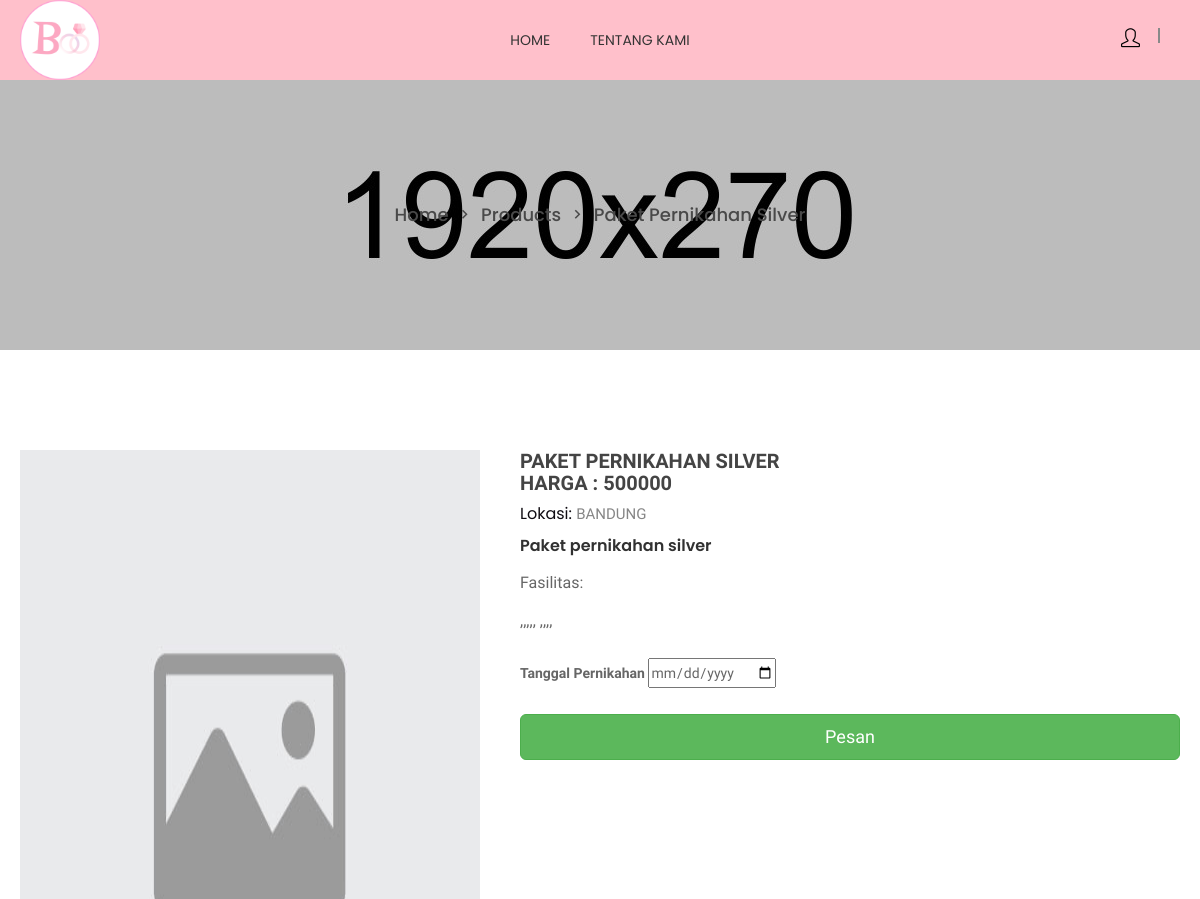
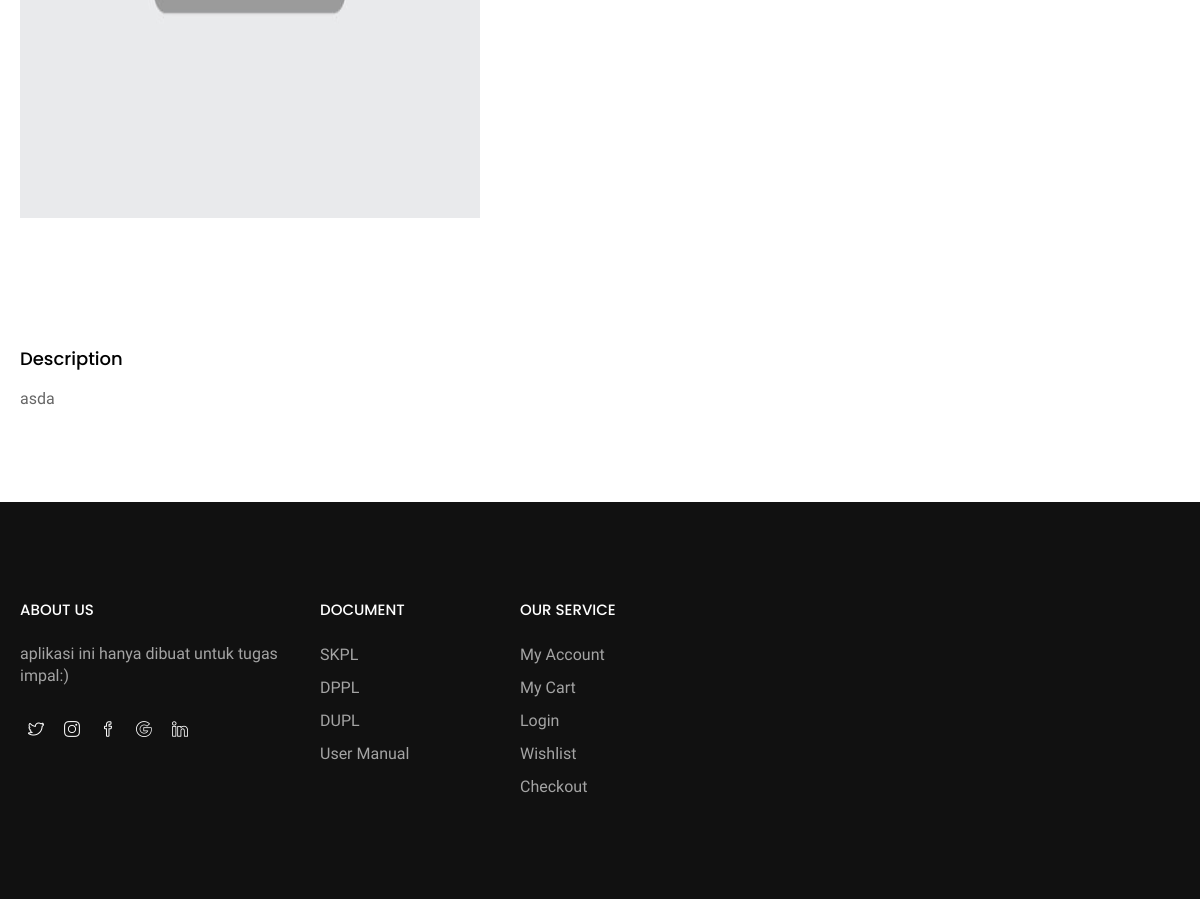
Screenshot of /customer/detailPaket/16 with the database file from the repository (2 pictures, top to bottom).
### tables this page shows
CREATE TABLE `paket` (
  `idPaket` int(11) NOT NULL,
  `namaPaket` varchar(100) NOT NULL,
  `harga` bigint(20) NOT NULL,
  `deskripsi` longtext NOT NULL,
  `gedung` varchar(20) DEFAULT NULL,
  `decoration` varchar(20) DEFAULT NULL,
  `catering` varchar(20) DEFAULT NULL,
  `cake` varchar(20) DEFAULT NULL,
  `band` varchar(20) DEFAULT NULL,
  `wo` varchar(20) DEFAULT NULL,
  `mc` varchar(20) DEFAULT NULL,
  `dokumentasi` varchar(20) DEFAULT NULL,
  `makeup` varchar(20) DEFAULT NULL,
  `idLokasi` int(11) NOT NULL,
  `gambar` varchar(500) NOT NULL
);

CREATE TABLE `lokasi` (
  `idLokasi` int(11) NOT NULL,
  `kota` varchar(30) NOT NULL
);

### application/controllers/customer.php (called while the page is built, shortened)
<?php
class customer extends CI_Controller {
    public function __construct()
	{
		$this->load->library('form_validation');
        $this->load->model('userModel');
		$this->load->model('adminModel');
	}
    public function detailPaket($id){
        $data['paket'] = $this->adminModel->getPaket($id);
        $data['lokasi'] = $this->adminModel->getLocationById($data['paket']['idLokasi']);
        $this->load->view('header');
        $this->load->view('product-details',$data);
        $this->load->view('footer');
    }
}

### index.php (called while the page is built, shortened)
<?php
require_once BASEPATH.'core/CodeIgniter.php';

### system/Helpers/url_helper.php (called while the page is built, shortened)
<?php
if ( ! function_exists('base_url'))
{
	function base_url($uri = '', $protocol = NULL)
	{
		return get_instance()->config->base_url($uri, $protocol);
	}
}

### application/models/adminModel.php (called while the page is built, shortened)
<?php
class adminModel extends CI_Model{
    public function getPaket($id){
        return $this->db->get_where('paket',array('idPaket'=>$id))->row_array();
    }
    public function getLocationById($id){
        return $this->db->get_where('lokasi',array('idLokasi'=>$id))->row_array();
    }
}?>

### system/Helpers/form_helper.php (called while the page is built, shortened)
<?php
if ( ! function_exists('set_value'))
{
	function set_value($field, $default = '', $html_escape = TRUE)
	{
		$CI =& get_instance();
		$value = (isset($CI->form_validation) && is_object($CI->form_validation) && $CI->form_validation->has_rule($field))
			? $CI->form_validation->set_value($field, $default)
			: $CI->input->post($field, FALSE);
		isset($value) OR $value = $default;
		return ($html_escape) ? html_escape($value) : $value;
	}
}

### application/views/product-details.php (the view, shortened to what this page needs)
<div class="ht__bradcaump__area" style="background: rgba(0, 0, 0, 0) url(images/bg/4.jpg) no-repeat scroll center center / cover ;">
    <div class="ht__bradcaump__wrap">
        <div class="container">
            <div class="row">
                <div class="col-xs-12">
                    <div class="bradcaump__inner">
                        <nav class="bradcaump-inner">
                          <a class="breadcrumb-item" href="<?= base_url() ?>">Home</a>
                          <span class="brd-separetor"><i class="zmdi zmdi-chevron-right"></i></span>
                          <a class="breadcrumb-item" href="">Products</a>
                          <span class="brd-separetor"><i class="zmdi zmdi-chevron-right"></i></span>
                          <span class="breadcrumb-item active"><?= $paket['namaPaket'] ?></span>
                        </nav>
                    </div>
                </div>
            </div>
        </div>
    </div>
</div>
<section class="htc__product__details bg__white ptb--100">
    <div class="htc__product__details__top">
        <div class="container">
            <div class="row">
                <div class="col-md-5 col-lg-5 col-sm-12 col-xs-12">
                    <div class="htc__product__details__tab__content">
                        <div class="product__big__images">
                            <div class="portfolio-full-image tab-content">
                                <div role="tabpanel" class="tab-pane fade in active" id="img-tab-1">
                                    <img src="<?= base_url("upload/".$paket['gambar']) ?>" alt="full-image" width="510px" height="667px">
                                </div>
                            </div>
                        </div>
                    </div>
                </div>
                <div class="col-md-7 col-lg-7 col-sm-12 col-xs-12 smt-40 xmt-40">
                    <div class="ht__product__dtl">
                        <h2><?= $paket['namaPaket'] ?></h2>
                        <h2> Harga : <?= $paket['harga'] ?></h2>
                        <h6>Lokasi: <span><?= $lokasi['kota'] ?></span></h6>
                        <ul  class="pro__prize">
                            <li><?= $paket['namaPaket'] ?></li>
                        </ul>
                        <p>Fasilitas:  </p>
                        <p class="pro__info"><?= $paket['gedung'] ?>,<?= $paket['decoration'] ?>,<?= $paket['catering'] ?>,<?= $paket['cake'] ?>,<?= $paket['band'] ?>,
                            <?= $paket['wo'] ?>,<?= $paket['mc'] ?>,<?= $paket['dokumentasi'] ?>,<?= $paket['decoration'] ?>,<?= $paket['makeup'] ?>
                        </p>
                    </div>
                    <br>
                    <form method ="post" action="<?= base_url('customer/addPesanan/'.$paket['idPaket']) ?>" >
                        <div class="single-input">
                            <label for="user-text">Tanggal Pernikahan</label>
                            <input type="date" name="tgl" value="<?= set_value('tgl') ?>">
                        </div>
                        <div>
                        <br>
                            <button type="submit" class="btn btn-success btn-lg btn-block">Pesan</button>
                        </div>
                    </form>
                </div>
            </div>
        </div>
    </div>
</section>
<section class="htc__produc__decription bg__white">
    <div class="container">
        <div class="row">
            <div class="col-xs-12">
            </div>
        </div>
        <div class="row">
            <div class="col-xs-12">
                <div class="ht__pro__details__content">
                    <div role="tabpanel" id="description" class="pro__single__content tab-pane fade in active">
                        <div class="pro__tab__content__inner">
                            <h4 class="ht__pro__title">Description</h4>
                            <p> <?= $paket['deskripsi'] ?> </p>
                        </div>
                    </div>
                </div>
            </div>
        </div>
    </div>
</section>

### assets/style.css (style rules this page uses)
.pro__prize { display: flex; justify-content: center; margin-top: 7px; }
.pro__prize li { color: #313131; font-family: 'Poppins', sans-serif; font-size: 16px; font-weight: 600; }
.ht__bradcaump__wrap { align-items: center; display: flex; height: 270px; }
.breadcrumb-item { color: #494949; font-family: "Poppins",sans-serif; font-size: 18px; font-weight: 500; text-transform: capitalize; }
.bradcaump-inner a.breadcrumb-item { font-weight: 500; }
.brd-separetor { padding: 0 10px; }
.brd-separetor i { color: #494949; font-size: 18px; }
.bradcaump__inner { text-align: center; }
.htc__product__details__tab__content { position: relative; }
.ht__product__dtl h2 { color: #444; font-family: Old Standard TT; font-size: 20px; font-weight: 600; text-transform: uppercase; }
.ht__product__dtl h6 { color: #100d13; font-family: 'Poppins', sans-serif; font-weight: 400; margin-top: 11px; margin-bottom: 11px; }
.ht__product__dtl h6 span { color: #868686; font-family: 'Old Standard TT', serif; font-size: 15px; text-transform: uppercase; }
.ht__product__dtl .pro__prize { justify-content: flex-start; }
.ht__product__dtl p { color: #666666; font-size: 16px; line-height: 26px; margin-top: 12px; }
.pro__tab__content__inner p { color: #666666; font-size: 16px; line-height: 26px; }
.pro__tab__content__inner h4.ht__pro__title { color: #000000; font-size: 18px; font-weight: 500; margin-bottom: 17px; margin-top: 30px; text-transform: capitalize; }
.ht__pro__details__content { padding-bottom: 90px; }

### assets/css/shortcode/default.css (style rules this page uses)
*, h1, h2, h3, h4, h5, h6, p, ul, a { margin: 0; padding: 0; }
html { font-size: 100%; }
body { font-family: 'Old Standard TT', serif; color: #666666; font-weight: 400; font-size: 14px; line-height: 24px; -webkit-font-smoothing: antialiased; -moz-osx-font-smoothing: grayscale; }
p { font-family: 'Old Standard TT', serif; color: #666666; font-weight: 400; font-size: 16px; line-height: 24px; }
h1, h2, h3, h4, h5, h6, .h1, .h2, .h3, .h4, .h5, .h6 { font-family: 'Poppins', sans-serif; color: #313131; font-weight: 400; -webkit-font-variant-ligatures: common-ligatures; font-variant-ligatures: common-ligatures; margin-top: 0; margin-bottom: 0; }
h2, .h2 { font-size: 30px; font-weight: 400; }
h4, .h4 { font-size: 14px; font-weight: 400; }
h6, .h6 { font-size: 16px; font-weight: 300; }
ul, ol { list-style: none; }
a { color: #333; }
body { overflow-x: hidden; }
a, .btn { transition: all 0.3s ease-out 0s; }
input, select, textarea { transition: all 0.5s ease-out 0s; }
img, .img { max-width: 100%; transition: all 0.3s ease-out 0s; }
p + img, img:last-child { margin-bottom: 0; }
body { background: #fff; }
.bg__white { background: #fff; }
.ptb--100 { padding: 100px 0 }

### rows the page displays
paket: namaPaket "Paket Pernikahan Silver", gambar (placeholder picture), namaPaket "PAKET PERNIKAHAN SILVER", harga "500000", namaPaket "Paket pernikahan silver", deskripsi "asda"
lokasi: kota "BANDUNG"
